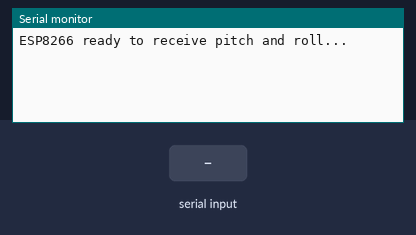
Simulated run of this sketch. Board: Arduino Uno, built with avr-gcc and run on an emulated ATmega328P. On the bench: the last lines printed to the serial monitor. The test bench sets the inputs (shaded band).

Above: at 1.2 s.
1.3 s: "1\n" received over Serial
At 1.9 s:
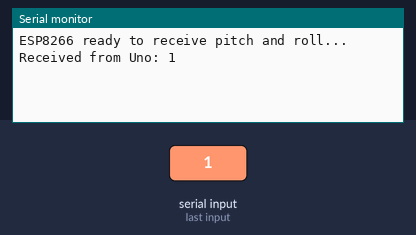
2.8 s: "0\n" received over Serial
At 4.0 s:
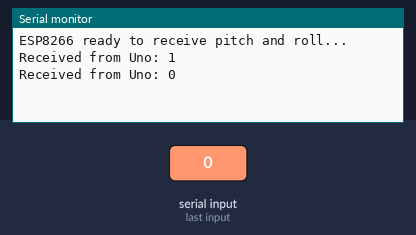
4.3 s: "2\n" received over Serial
At 5.4 s:
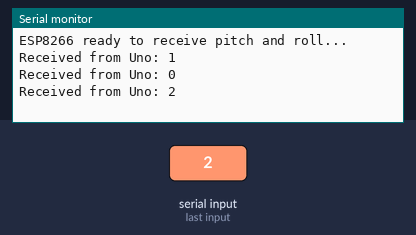

Measured:
- after the input at 1.3 s, the serial monitor: prints a new line at once (image 1)
- after the input at 2.8 s, the serial monitor: prints a new line at once (image 2)
- after the input at 4.3 s, the serial monitor: prints a new line at once (image 3)

The sketch:

serial.ino
```cpp
void setup() {
  Serial.begin(115200);        // Serial Monitor on ESP8266
  Serial.setTimeout(50);       // Optional: adjust based on expected data rate

  // Begin UART0 used for communication with Arduino Uno (default Serial on ESP8266)
  Serial.println("ESP8266 ready to receive pitch and roll...");
}

void loop() {
  if (Serial.available()) {
    String data = Serial.readStringUntil('\n');  // Read until newline
    Serial.println("Received from Uno: " + data);
  }
}
```
